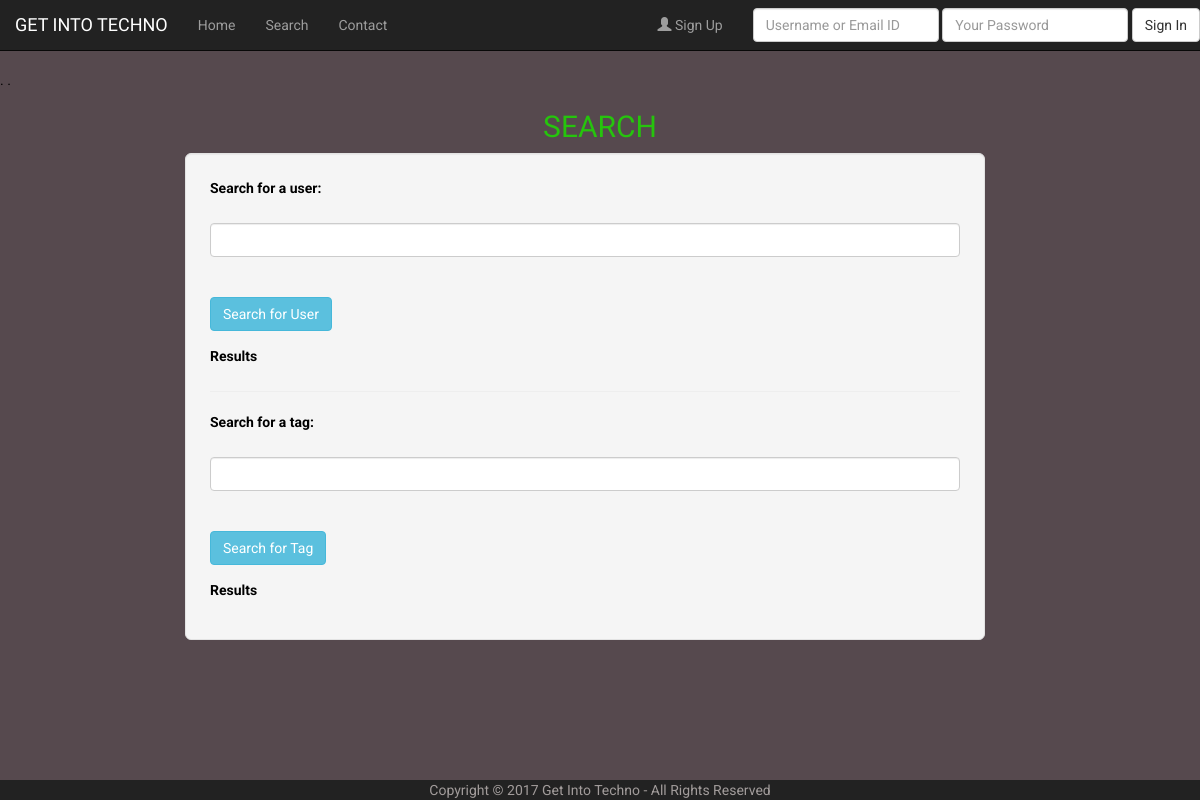
/View/search.php?tag=Concerts, Review, London, run on an earlier commit of the app's database.
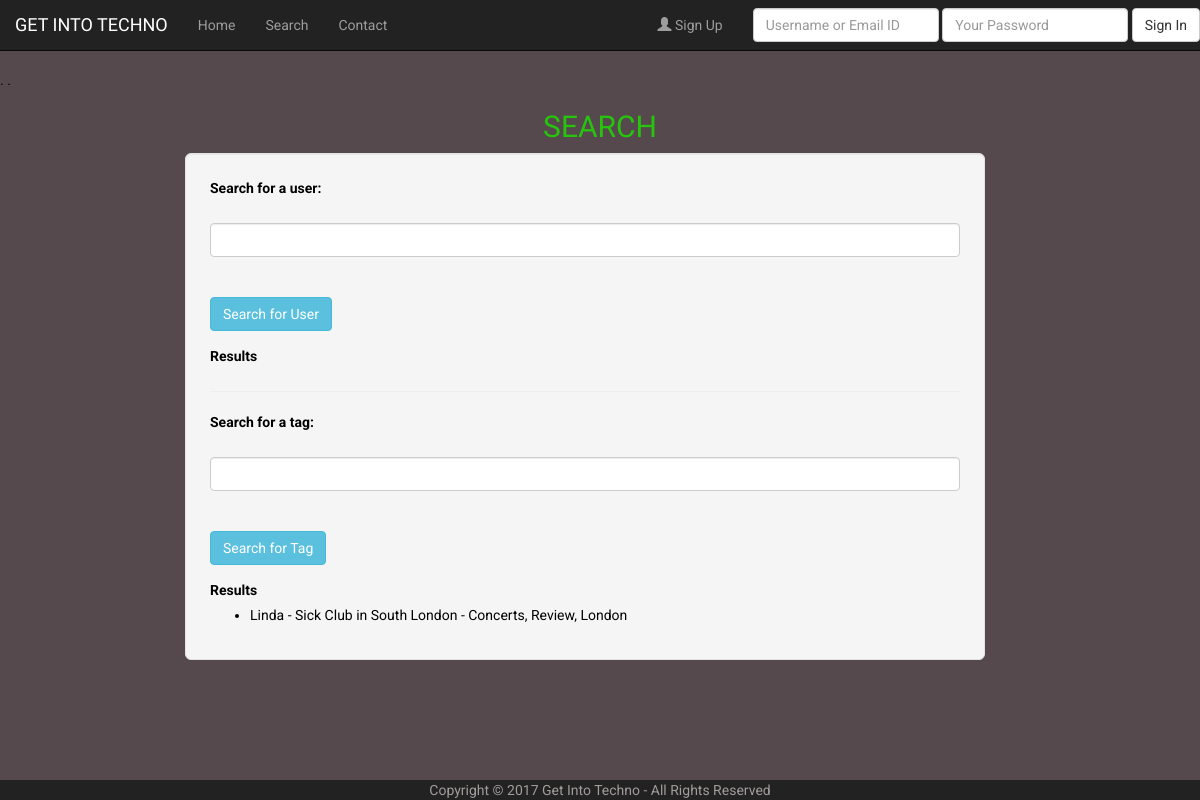
And on a later commit of the database.
### tables this page shows
CREATE TABLE `posts` (
  `post_id` int(25) NOT NULL,
  `post_title` varchar(150) DEFAULT NULL,
  `post_content` varchar(5000) DEFAULT NULL,
  `date` timestamp NOT NULL DEFAULT CURRENT_TIMESTAMP,
  `user_id` varchar(100) NOT NULL COMMENT 'FOREIGN KEY',
  `tags` varchar(100) DEFAULT NULL,
  `image` varchar(500) DEFAULT NULL
);

CREATE TABLE `users` (
  `user_id` int(11) NOT NULL COMMENT 'Primary key',
  `user_name` varchar(45) DEFAULT NULL,
  `first_name` varchar(45) DEFAULT NULL,
  `last_name` varchar(45) DEFAULT NULL,
  `email` varchar(255) DEFAULT NULL,
  `password` varchar(100) DEFAULT NULL,
  `bio` varchar(500) DEFAULT NULL,
  `admin` int(1) DEFAULT NULL
);

### Model/connection.php (called while the page is built, shortened)
<?php
$dsn = "mysql:host=localhost;dbname=blog_database"  ;
$username = "root";
$password = null;
$options = null;
try {
      $pdo = new PDO($dsn, $username, $password, $options);
      $pdo->setAttribute(PDO::ATTR_ERRMODE,PDO::ERRMODE_EXCEPTION);
} catch (PDOException $e) {
	trigger_error($e->getMessage());
}
$user = new USER($pdo);
include_once 'commentClass.php';
?>

### Controllers/login.php (called while the page is built, shortened)
<?php
require_once '../model/connection.php';
?>

### Controllers/display.php (called while the page is built, shortened)
<?php
function display($template, $variables = [], $extension = TEMPLATE_EXTENSION) {
	extract($variables);
	include TEMPLATE_FOLDER . $template . $extension;
	return ob_get_clean();
}

### View/search.php (the view, shortened to what this page needs)
<?php
include '../controllers/display.php';
include '../controllers/login.php';
require_once '../model/connection.php';
?>
<html>
    <head>
        <link rel="stylesheet" href="https://maxcdn.bootstrapcdn.com/bootstrap/3.3.7/css/bootstrap.min.css">
<link rel="stylesheet" href="CSS/additionalCSS.css">
</head>
<body>
<?php
if($user->is_loggedin()!="")
{
    echo Controllers\display\display('nav_bar_signed_in');
}
else
{
    echo Controllers\display\display('nav_bar_signed_out');
}
        $searchtermUser = '';
        $searchtermTag = '';
        ?>
    <h2 class='tech-center'>Search</h2>
    <div class="col-sm-2"></div>
    <div class="row well well-lg col-sm-8 justify-content-center">
        <div class="form-group">
            <label for ='searchUser'>Search for a user:</label><br>
            <form class='' action='' method='POST'><br>
                <input class='form-control' type='text' value ='<?=$searchtermUser ?>' name='searchUser'><br><br>
                <input class='btn btn-info' type='submit' value='Search for User' name='btn-user'><br>
            </form>
        </div>
        <label>Results</label>
        <hr>
    <div class="form-group">
            <label for ='searchTag'>Search for a tag:</label><br>
            <form class='' action='' method='POST'><br>
                <input class='form-control' type='text' value ='<?=$searchtermTag?>' name='searchTag'><br><br>
                <input class='btn btn-info' type='submit' value='Search for Tag' name='btn-tag'><br>
            </form>
        </div>
        <label>Results</label>
            <?php
            if(isset ($_POST['btn-tag']))
            {
                $searchtermTag = trim($_POST['searchTag']);
                $cleanedSearchtermTag = $searchtermTag;
                $sql = "SELECT post_title, post_id, user_name, tags
                FROM blog_database.posts
                INNER JOIN blog_database.users ON posts.user_id = users.user_id
                WHERE tags LIKE '%$cleanedSearchtermTag%';";
                $stmt = $pdo->query($sql);
                echo '<ul>';
                while($row = $stmt->fetch()){
                    $text = $row['user_name'].' - '.$row['post_title'].' - '.$row['tags'];
                    $id = $row['post_id'];
                    $href='viewPost.php?id='.$id;
                    echo '<li><a href="'.$href.'">'.$text.'</a></li>';
                }
                echo '</ul>';
            }
            else if (isset ($_GET['tag'])){
                $searchtermTag = trim($_GET['tag']);
                $cleanedSearchtermTag = $searchtermTag;
                $sql = "SELECT post_title, post_id, user_name, tags
                FROM blog_database.posts
                INNER JOIN blog_database.users ON posts.user_id = users.user_id
                WHERE tags LIKE '%$cleanedSearchtermTag%';";
                $stmt = $pdo->query($sql);
                echo '<ul>';
                while($row = $stmt->fetch()){
                    $text = $row['user_name'].' - '.$row['post_title'].' - '.$row['tags'];
                    $id = $row['post_id'];
                    $href='viewPost.php?id='.$id;
                    echo '<li><a href="'.$href.'">'.$text.'</a></li>';
                }
                echo '</ul>';
            }
            ?>
    </div>
       <div class="col-sm-2"></div>
    <div class='col-sm-12'>
        <?php echo Controllers\display\display('footer') ?>
    </div>
</body>
</html>

### View/Templates/nav_bar_signed_out.phtml (shortened to what this page needs)
<nav class="navbar navbar-inverse navbar-fixed-top">
  <div class="container-fluid">
    <div class="navbar-header">
        <a class="navbar-brand" href="index.php"><p class='tech'>Get Into Techno</p></a>
    </div>
      <div class="collapse navbar-collapse" id="myNavbar">
        <ul class="nav navbar-nav">
          <li><a href="index.php">Home</a></li>
          <li><a href="search.php">Search</a></li>
          <li><a href="contact.php">Contact</a></li>
        </ul>
        <ul class="nav navbar-nav navbar-right">
          <li><a href="register.php"><span class="glyphicon glyphicon-user"></span> Sign Up</a></li>
                        <form method= "post" class="navbar-form navbar-right" role="search">
                        <div class="form-group">
                            <input type="text" class="form-control" name="txt_uname_email" placeholder="Username or Email ID">
                        </div>
                        <div class="form-group">
                            <input type="password" class="form-control" name="txt_password" placeholder="Your Password">
                        </div>
                        <button type="submit" name="btn-login" class="btn btn-default">Sign In</button>
        </ul>
      </div>
  </div>
</nav>

### View/Templates/footer.phtml
<nav class="footer navbar-inverse navbar-fixed-bottom">
    <div id="footer">Copyright © 2017 Get Into Techno - All Rights Reserved</div>
</nav>

### View/CSS/additionalCSS.css (style rules this page uses)
body { font-family: 'Roboto', sans-serif; background-color: #56494E; padding-top: 70px; color: black; }
.tech-center { text-align: center; font-family: 'Stalinist One', cursive; text-transform: uppercase; color: #26C40D; }
.tech { font-family: 'Stalinist One', cursive; text-transform: uppercase; }
a:link { color: black; }
#footer { color: #A29C9B; text-align: center; }

What changed in the data, as far as the page shows it:
added posts: text "Linda - Sick Club in South London - Concerts, Review, London"
